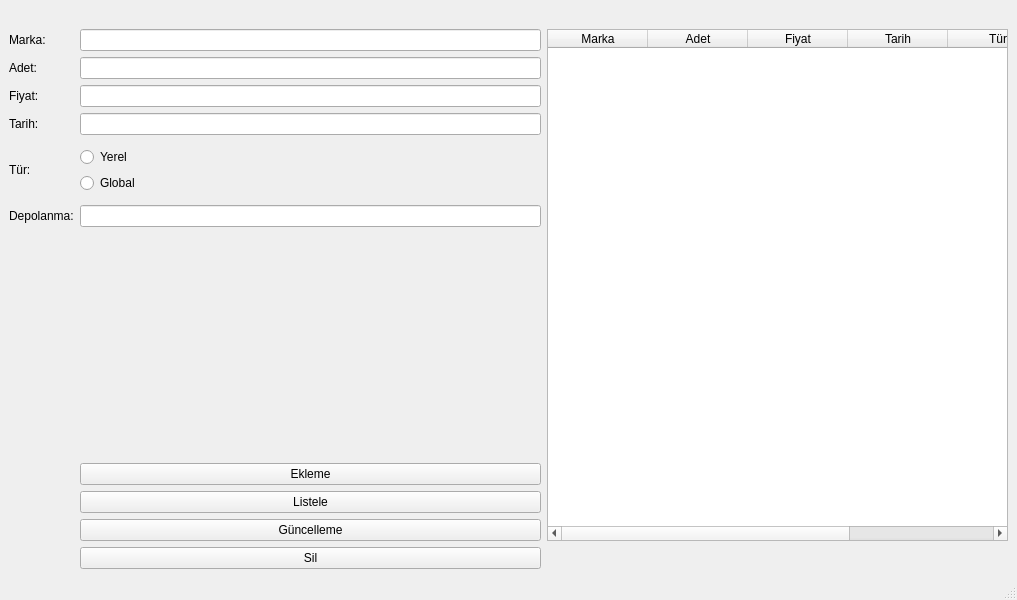
<?xml version="1.0" encoding="UTF-8"?>
<ui version="4.0">
 <class>MainWindow</class>
 <widget class="QMainWindow" name="MainWindow">
  <property name="geometry">
   <rect>
    <x>0</x>
    <y>0</y>
    <width>1017</width>
    <height>600</height>
   </rect>
  </property>
  <property name="windowTitle">
   <string>Uydu</string>
  </property>
  <widget class="QWidget" name="centralwidget">
   <layout class="QGridLayout" name="gridLayout_2">
    <item row="0" column="0">
     <layout class="QGridLayout" name="gridLayout">
      <item row="7" column="2">
       <widget class="QRadioButton" name="radioButton">
        <property name="text">
         <string>Global</string>
        </property>
       </widget>
      </item>
      <item row="4" column="2">
       <widget class="QLineEdit" name="lineEdit_4"/>
      </item>
      <item row="9" column="0">
       <widget class="QLabel" name="label_7">
        <property name="text">
         <string>Depolanma:</string>
        </property>
       </widget>
      </item>
      <item row="6" column="2">
       <widget class="QRadioButton" name="radioButton_2">
        <property name="text">
         <string>Yerel</string>
        </property>
       </widget>
      </item>
      <item row="2" column="0">
       <widget class="QLabel" name="label_3">
        <property name="text">
         <string>Adet:</string>
        </property>
       </widget>
      </item>
      <item row="3" column="0">
       <widget class="QLabel" name="label_4">
        <property name="text">
         <string>Fiyat:</string>
        </property>
       </widget>
      </item>
      <item row="9" column="2">
       <widget class="QLineEdit" name="lineEdit_6"/>
      </item>
      <item row="10" column="2">
       <spacer name="verticalSpacer">
        <property name="orientation">
         <enum>Qt::Vertical</enum>
        </property>
        <property name="sizeHint" stdset="0">
         <size>
          <width>20</width>
          <height>40</height>
         </size>
        </property>
       </spacer>
      </item>
      <item row="3" column="2">
       <widget class="QLineEdit" name="lineEdit_3"/>
      </item>
      <item row="0" column="0">
       <widget class="QLabel" name="label">
        <property name="text">
         <string/>
        </property>
       </widget>
      </item>
      <item row="1" column="4" rowspan="13">
       <widget class="QTableWidget" name="tableWidget">
        <column>
         <property name="text">
          <string>Marka</string>
         </property>
        </column>
        <column>
         <property name="text">
          <string>Adet</string>
         </property>
        </column>
        <column>
         <property name="text">
          <string>Fiyat</string>
         </property>
        </column>
        <column>
         <property name="text">
          <string>Tarih</string>
         </property>
        </column>
        <column>
         <property name="text">
          <string>Tür</string>
         </property>
        </column>
        <column>
         <property name="text">
          <string>Depolanma</string>
         </property>
        </column>
       </widget>
      </item>
      <item row="13" column="2">
       <widget class="QPushButton" name="pushButton_2">
        <property name="text">
         <string>Güncelleme</string>
        </property>
       </widget>
      </item>
      <item row="4" column="0">
       <widget class="QLabel" name="label_5">
        <property name="text">
         <string>Tarih:</string>
        </property>
       </widget>
      </item>
      <item row="2" column="2">
       <widget class="QLineEdit" name="lineEdit_2"/>
      </item>
      <item row="14" column="2">
       <widget class="QPushButton" name="pushButton_3">
        <property name="text">
         <string>Sil</string>
        </property>
       </widget>
      </item>
      <item row="11" column="2">
       <widget class="QPushButton" name="pushButton">
        <property name="text">
         <string>Ekleme</string>
        </property>
       </widget>
      </item>
      <item row="1" column="7">
       <layout class="QHBoxLayout" name="horizontalLayout"/>
      </item>
      <item row="6" column="0" rowspan="2">
       <widget class="QLabel" name="label_6">
        <property name="text">
         <string>Tür:</string>
        </property>
       </widget>
      </item>
      <item row="1" column="2">
       <widget class="QLineEdit" name="lineEdit"/>
      </item>
      <item row="1" column="0">
       <widget class="QLabel" name="label_2">
        <property name="text">
         <string>Marka:</string>
        </property>
       </widget>
      </item>
      <item row="12" column="2">
       <widget class="QPushButton" name="pushButton_4">
        <property name="text">
         <string>Listele</string>
        </property>
       </widget>
      </item>
     </layout>
    </item>
   </layout>
  </widget>
  <widget class="QMenuBar" name="menubar">
   <property name="geometry">
    <rect>
     <x>0</x>
     <y>0</y>
     <width>1017</width>
     <height>26</height>
    </rect>
   </property>
  </widget>
  <widget class="QStatusBar" name="statusbar"/>
 </widget>
 <resources/>
 <connections/>
</ui>
